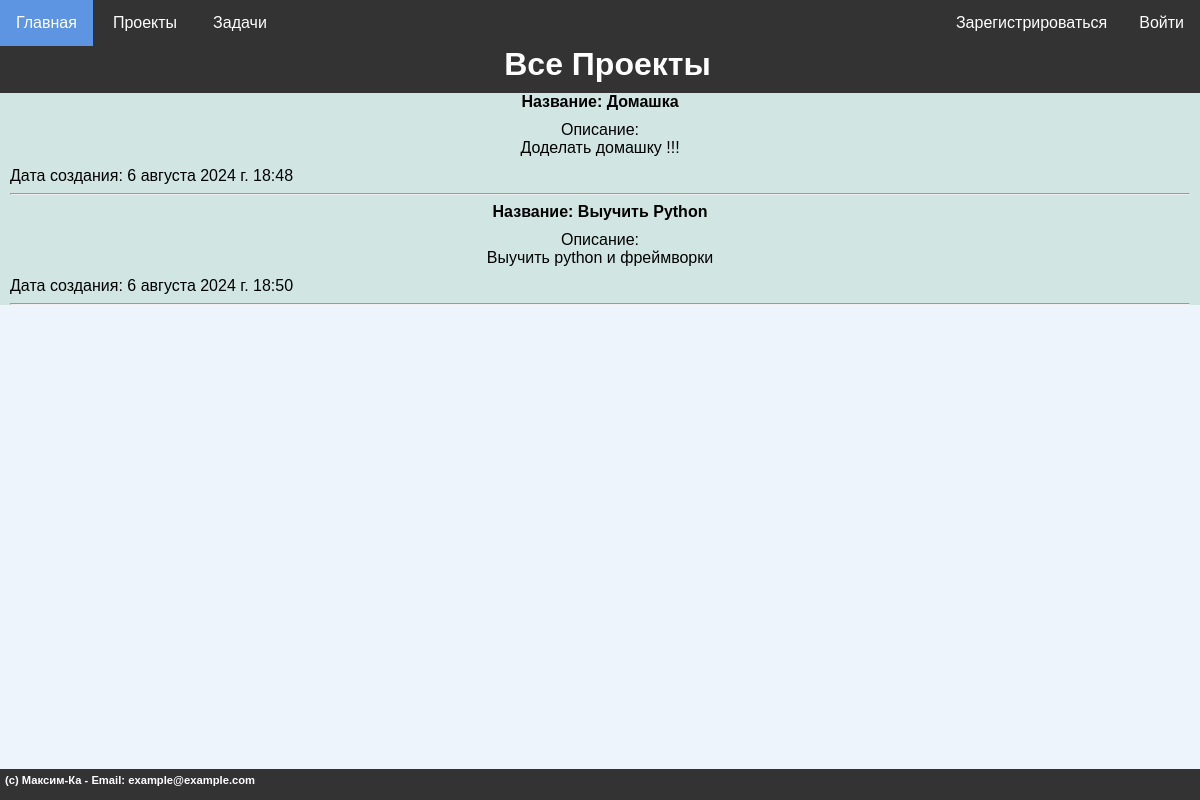
The page /proj/ on the database its author committed.
### mainsite/models.py (models this page shows, shortened)
class Project(models.Model):
    proj_name = models.CharField(max_length=255, unique=True, verbose_name="Название проекта")
    proj_desc = models.TextField(blank=True, verbose_name="Описание проекта")
    proj_create = models.DateTimeField(auto_now_add=True, verbose_name="Дата создания проекта")
    class Meta:
        verbose_name = "Проект"
        verbose_name_plural = "Проект"
        ordering = ["proj_create"]

### mainsite/views.py (the view)
# urls.py: path("proj/", proj,name='proj'),
def proj(request):
    projects = Project.objects.all()
    context = {
        'title': 'Все проекты',
        'projects': projects,
        'footer' : "(c) Максим-Ка - Email: example@example.com",
        'header': "Все Проекты"
        }
    return render(request, 'project_K/proj.html',context)

### project_K/context_processors.py (called while the page is built)
def menu_items(request):
    menu = [{'title': 'Главная', 'url': '/'},
            {'title': 'Проекты', 'url': '/proj',
             'submenu': [{'title': 'Добавить проект', 'url': '/add_proj'}
    ]},
            {'title': 'Задачи', 'url': '/tasks', 'submenu': [
            {'title': 'Добавить задачу', 'url': '/add_task'},
            {'title': 'Добавить комментарий', 'url': '/add_coment'}
    ]}
]
    return {'menu': menu}

### mainsite/templates/project_K/proj.html
{% extends 'project_K/base.html' %} {% block content %} {%for a in projects %}
<b>Название: {{ a.proj_name }}</b>
<p>Описание:<br />{{ a.proj_desc }}</p>
<div align="left">Дата создания: {{ a.proj_create }}</div>
<hr />
{% endfor %} {% endblock %}

### mainsite/static/mainsite/style.css (style rules this page uses)
body, html { background-color: #edf4fc; margin: 0; padding: 0; width: 100%; padding-bottom: 10px; }
p { margin: 0px; padding-top: 10px; padding-bottom: 10px; }

### rows shown on the page
Project: proj_name "Домашка", proj_desc "Доделать домашку !!!", proj_create "6 августа 2024 г. 18:48"
Project: proj_name "Выучить Python", proj_desc "Выучить python и фреймворки", proj_create "6 августа 2024 г. 18:50"

### other values the page prints
{{ item.title }} "Главная"
{{ item.title }} "Проекты" "Задачи"
{{ header }} "Все Проекты"
{{ footer }} "(c) Максим-Ка - Email: example@example.com"
